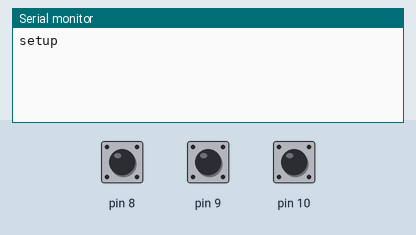
This sketch was run on a simulated Arduino Uno, built with avr-gcc and run on an emulated ATmega328P. On the bench: the last lines printed to the serial monitor. Inputs (shaded band) come from the test bench; at power-on: pin 8 HIGH, pin 9 HIGH, pin 10 HIGH. No radio packets arrive unless stated.

Above: at 1.2 s.
1.3 s: pin 8 pulled LOW for 0.15 s
At 2.1 s:
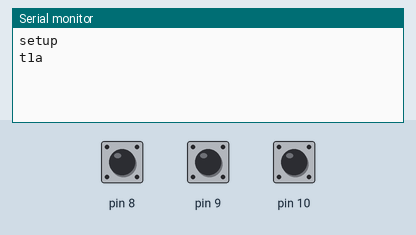
2.9 s: pin 9 pulled LOW for 0.15 s
At 3.3 s:
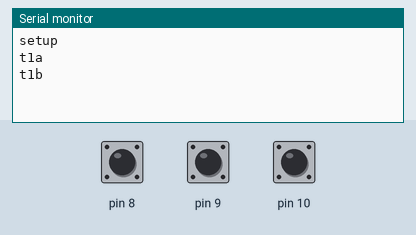
4.5 s: pin 10 pulled LOW for 0.15 s
At 5.7 s:
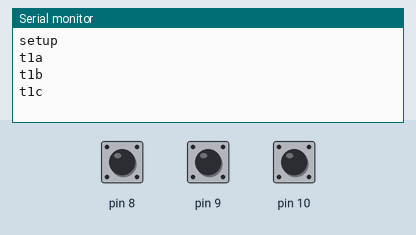

The sketch:

transmitter.ino
```cpp
// (licence header left out)
#include <VirtualWire.h>

void setup()
{
    Serial.begin(9600);	  // Debugging only
    Serial.println("setup");
    pinMode(10, INPUT_PULLUP);
    pinMode(9,  INPUT_PULLUP);
    pinMode(8,  INPUT_PULLUP);

    digitalWrite(13, true); // Flash a light to show received good message

    // Initialise the IO and ISR
    vw_set_ptt_inverted(true); // Required for DR3100
    vw_set_tx_pin(11); // change tx pin? Won't work???
    vw_setup(2000);	 // Bits per sec
}

void loop()
{
    char msg[3] = "t1";

    if (digitalRead(8) == LOW) {
      strcat(msg, "a");
    } else if (digitalRead(9) == LOW) {
      strcat(msg, "b");
    } else if (digitalRead(10) == LOW) {
      strcat(msg, "c");
    } else {
      return;
    }
    Serial.println(msg);
    //digitalWrite(13, true); // Flash a light to show transmitting
    vw_send((uint8_t *)msg, strlen(msg));
    vw_wait_tx(); // Wait until the whole message is gone
    //digitalWrite(13, false);
    delay(200);
}
```

Measured:
- after the input at 1.3 s, the serial monitor: prints a new line at once (image 1)
- after the input at 2.9 s, the serial monitor: prints a new line at once (image 2)
- after the input at 4.5 s, the serial monitor: prints a new line at once (image 3)
